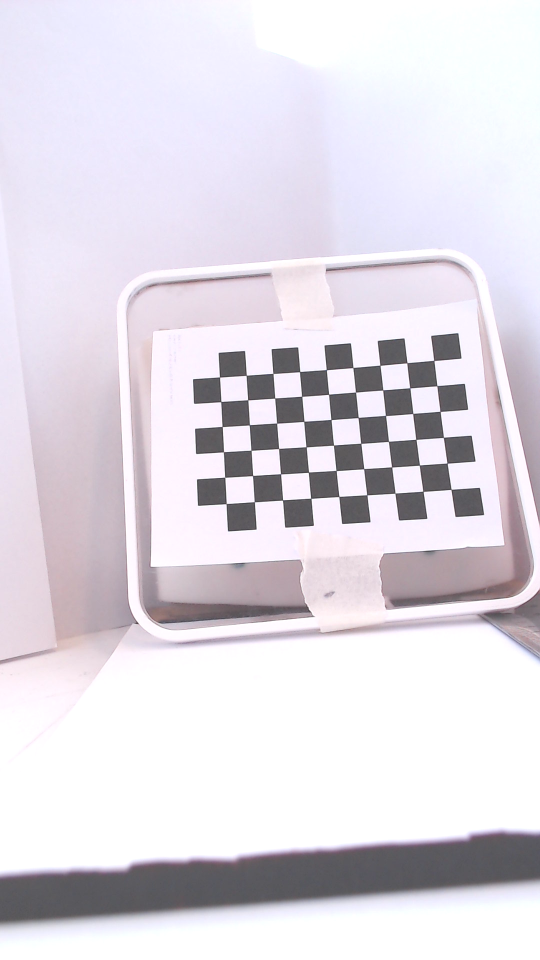
#> input picture Full Program - End Product/txt files and images/Week 15/Left/framel11.png, 1080 x 1920 px (shown at 1/2 size); the run also reads 1 picture not shown here
$ jupyter execute --allow-errors CombineScript.ipynb   (older library calls are emulated)
#> lines starting #> are read from the running program, lines starting #| are printed output that depends on the picture; after the words box and inside, x2 and y2 are one past the last pixel; in counts of white or black regions, pixels touching at a corner belong together; long printed decimals are rounded; pictures that were not available may be replaced by others from this repository, and a replacement may not be noted
**Want to:**

Fetch frames from two cameras and detect centers of colours

Collect camera calibration from xml file

Triangulate

Find depth of both camera

(Have to do two colllection- and finding centers for cameras, and also find depth for both layers with two different colours)

[cell 1]
import numpy as np
import time
import imutils
import cv2
import argparse
from imutils.video import VideoStream
import glob
import matplotlib.pyplot as plt
import os
import re

*Calibrating*

[cell 2]
################ FIND CHESSBOARD CORNERS - OBJECT POINTS AND IMAGE POINTS #############################

chessboardSize = (9,6)
frameSize = (1080,1920)

# termination criteria
criteria = (cv2.TERM_CRITERIA_EPS + cv2.TERM_CRITERIA_MAX_ITER, 30, 0.001)

# prepare object points, like (0,0,0), (1,0,0), (2,0,0) ....,(6,5,0)
objp = np.zeros((chessboardSize[0] * chessboardSize[1], 3), np.float32)
objp[:,:2] = np.mgrid[0:chessboardSize[0],0:chessboardSize[1]].T.reshape(-1,2)
objp *= (8,7.5,0) #Size of squares in chessboard

# Arrays to store object points and image points from all the images.
objpoints = [] # 3d point in real world space
imgpointsL = [] # 2d points in image plane.
imgpointsR = [] # 2d points in image plane.

imagesLeft = glob.glob('Week16/Calib/left/*.png')
imagesRight = glob.glob('Week16/Calib/right/*.png')

imagesLeft = sorted(imagesLeft)
imagesRight = sorted(imagesRight)

index =0
for imgLeft, imgRight in zip(imagesLeft, imagesRight):

    imgL = cv2.imread(imgLeft)
#> imgL is the input picture: shape (1920, 1080, 3); mean B, G, R 227.4, 219, 224
    imgR = cv2.imread(imgRight)
    grayL = cv2.cvtColor(imgL, cv2.COLOR_BGR2GRAY)
    grayR = cv2.cvtColor(imgR, cv2.COLOR_BGR2GRAY)

    # Find the chess board corners
    retL, cornersL = cv2.findChessboardCorners(grayL, chessboardSize, None)
#> retL = True; cornersL = 54 rows, first 8: [902.5, 979.3], [846.4, 982.9], [790.4, 986.7], [734, 990.3], [678.3, 993.5], [622.1, 996.9], [565.5, 1000.5], [509.1, 1004.1]
    retR, cornersR = cv2.findChessboardCorners(grayR, chessboardSize, None)
#> retR = True; cornersR has the same summary as cornersL

    # If found, add object points, image points (after refining them)
    if retL and retR == True:

        objpoints.append(objp)

        cornersL = cv2.cornerSubPix(grayL, cornersL, (11,11), (-1,-1), criteria)
#> cornersL = 54 rows, first 8: [902.5, 979.2], [846.4, 983], [790.5, 986.7], [734.2, 990.3], [678.3, 993.5], [622.2, 997], [565.6, 1000.4], [509.1, 1004.1]
        imgpointsL.append(cornersL)

        cornersR = cv2.cornerSubPix(grayR, cornersR, (11,11), (-1,-1), criteria)
#> cornersR has the same summary as cornersL
        imgpointsR.append(cornersR)

        # Draw and display the corners
        cv2.drawChessboardCorners(imgL, chessboardSize, cornersL, retL)
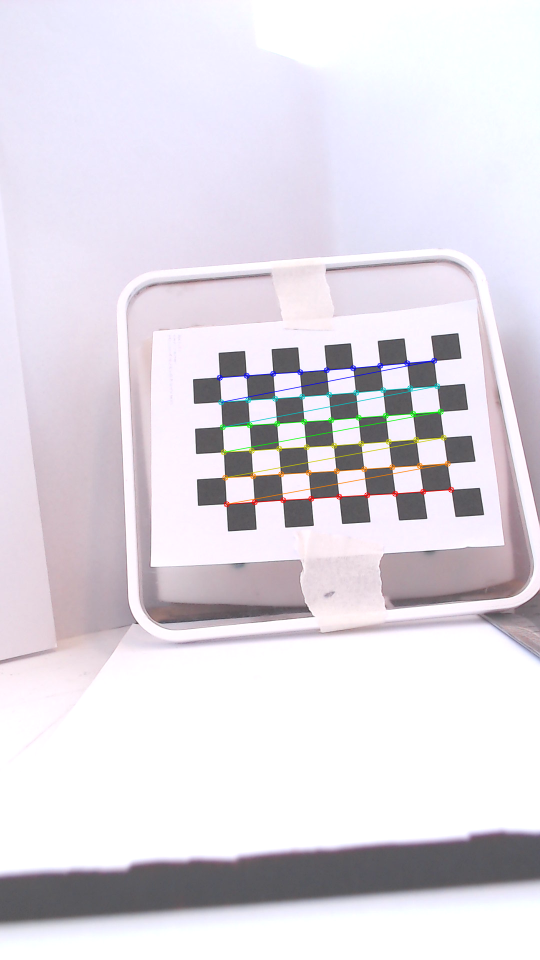
#> imgL: shape (1920, 1080, 3) (shown at 1/2 size); 0.9% of pixels changed, all inside (x1, y1, x2, y2) = (433, 715, 909, 1015)
        #cv2.imshow('img left', imgL)
        image_nameL = "Week16/calibres" + '/resL' + str(index) + '.png'
        cv2.imwrite(image_nameL, imgL)
        cv2.drawChessboardCorners(imgR, chessboardSize, cornersR, retR)
        #cv2.imshow('img right', imgR)
        image_nameR = "Week16/calibres" + '/resR' + str(index) + '.png'
        cv2.imwrite(image_nameR, imgL)
        cv2.waitKey(1000)
        index+=1

cv2.destroyAllWindows()

############## CALIBRATION #######################################################

retL, cameraMatrixL, distL, rvecsL, tvecsL = cv2.calibrateCamera(objpoints, imgpointsL, frameSize, None, None)
#> retL = 0.549; cameraMatrixL = [[1350, 0, 332.9], [0, 1352, 923.3], [0, 0, 1]]; distL = [[0.809, -2.62, -0.0181, -0.113, 4.86]]; rvecsL = ([0.108, 0.446, 3.06],); tvecsL = ([80.71, 8.26, 180.3],)
heightL, widthL, channelsL = imgL.shape
#> heightL = 1920; widthL = 1080; channelsL = 3
newCameraMatrixL, roi_L = cv2.getOptimalNewCameraMatrix(cameraMatrixL, distL, (widthL, heightL), 1, (widthL, heightL))
#> newCameraMatrixL = [[1352.8, 0, 300.7], [0, 1603.8, 925.3], [0, 0, 1]]; roi_L = (94, 302, 619, 1201)

retR, cameraMatrixR, distR, rvecsR, tvecsR = cv2.calibrateCamera(objpoints, imgpointsR, frameSize,None, None)
#> retR = 0.549; cameraMatrixR = [[1350, 0, 332.9], [0, 1352, 923.3], [0, 0, 1]]; distR = [[0.809, -2.62, -0.0181, -0.113, 4.86]]; rvecsR = ([0.108, 0.446, 3.06],); tvecsR = ([80.71, 8.26, 180.3],)
heightR, widthR, channelsR = imgR.shape
#> heightR = 1920; widthR = 1080; channelsR = 3
newCameraMatrixR, roi_R = cv2.getOptimalNewCameraMatrix(cameraMatrixR, distR, (widthR, heightR), 1, (widthR, heightR))
#> newCameraMatrixR has the same summary as newCameraMatrixL; roi_R = (94, 302, 619, 1201)

[cell 3]
########## Stereo Vision Calibration #############################################

flags = 0
flags |= cv2.CALIB_FIX_INTRINSIC

criteria_stereo= (cv2.TERM_CRITERIA_EPS + cv2.TERM_CRITERIA_MAX_ITER, 30, 0.001)

# This step is performed to transformation between the two cameras and calculate Essential and Fundamenatl matrix
retStereo, newCameraMatrixL, distL, newCameraMatrixR, distR, rot, trans, essentialMatrix, fundamentalMatrix = cv2.stereoCalibrate(objpoints, imgpointsL, imgpointsR, newCameraMatrixL, distL, newCameraMatrixR, distR, grayL.shape[::-1], criteria_stereo, flags)
#> retStereo = 3.39; rot = [[1, 4.82e-13, 7.29e-13], [-4.82e-13, 1, 2.22e-12], [-7.29e-13, -2.22e-12, 1]]; trans = [-2.45e-10, -3.94e-10, -3.19e-10]; essentialMatrix = [[1.33e-22, 3.19e-10, -3.94e-10], [-3.19e-10, -6.98e-22, 2.45e-10], [3.94e-10, -2.45e-10, -2.57e-22]]; fundamentalMatrix = [[-1.32e-07, -266119.6, 773350320.5], [266119.6, 4.91e-07, -356800244.2], [-773350320.5, 356800244.2, 1]]

########## Stereo Rectification #################################################

rectifyScale= 1
rectL, rectR, projMatrixL, projMatrixR, Q, roi_L, roi_R= cv2.stereoRectify(newCameraMatrixL, distL, newCameraMatrixR, distR, grayL.shape[::-1], rot, trans, rectifyScale,(0,0))
#> rectL = [[0.888, -0.436, -0.145], [0.436, 0.7, 0.566], [-0.145, -0.566, 0.811]]; rectR has the same summary as rectL; projMatrixL = [[1352.8, 0, 714.7, 0], [0, 1352.8, -470.7, 0], [0, 0, 1, 0]]; projMatrixR = [[1352.8, 0, 714.7, 0], [0, 1352.8, -470.7, -7.62e-07], [0, 0, 1, 0]]; Q = [[1, 0, 0, -714.7], [0, 1, 0, 470.7], [0, 0, 0, 1352.8], [0, 0, 1.78e+09, 0]]; roi_L = (620, 199, 209, 1554); roi_R = (620, 199, 209, 1554)

stereoMapL = cv2.initUndistortRectifyMap(newCameraMatrixL, distL, rectL, projMatrixL, grayL.shape[::-1], cv2.CV_16SC2)
stereoMapR = cv2.initUndistortRectifyMap(newCameraMatrixR, distR, rectR, projMatrixR, grayR.shape[::-1], cv2.CV_16SC2)

print("Saving parameters!")
cv_file = cv2.FileStorage('stereoMapW16_2.xml', cv2.FILE_STORAGE_WRITE)

cv_file.write('stereoMapL_x',stereoMapL[0])
cv_file.write('stereoMapL_y',stereoMapL[1])
cv_file.write('stereoMapR_x',stereoMapR[0])
cv_file.write('stereoMapR_y',stereoMapR[1])

cv_file.release()

[cell 4]
######Error##########
mean_error = 0
for i in range(len(objpoints)):
 imgpoints2, _ = cv2.projectPoints(objpoints[i], rvecsL[i], tvecsL[i], cameraMatrixL, distL)
 error = cv2.norm(imgpointsL[i], imgpoints2, cv2.NORM_L2)/len(imgpoints2)
 mean_error += error
#> this loop made 1 pass
#> (error, mean_error) on pass 1: (0.0747, 0.0747)
#> after the loop, mean_error = 0.0747

print( "total error: {}".format(mean_error/len(objpoints)) )
#| total error: 0.07469

*Collecting calibration*

#> (a cell that did not finish here is left out)

*Triangulation*

[cell 6]
# [21 lines left out: function find_depth, not called in this run]

[cell 7]
#Semi-global matching (SGBM/SGM) by Kevin Wood on youtube or kevinwoddrobotics on github
class DepthMap:
    def __init__(self,showImages):
#> called with showImages = False
        root = os.getcwd()
        imgLeftPath = os.path.join(root,"Week16/Calib/left/framel0.png")
        imgRightpath = os.path.join(root,"Week16/Calib/right/framer0.png")
        self.imgLeft = cv2.imread(imgLeftPath,cv2.IMREAD_GRAYSCALE)
#> self.imgLeft: shape (1920, 1080); min 58, max 255, mean 221.1
        self.imgRight = cv2.imread(imgRightpath,cv2.IMREAD_GRAYSCALE)
#> self.imgRight: shape (1920, 1080); min 59, max 255, mean 221.3

        if showImages:
            plt.figure()
            plt.subplot(121)
            plt.imshow(self.imgLeft)
            plt.subplot(122)
            plt.imshow(self.imgRight)
            plt.show()

    def computedepthmapBM(self):
        ndispfactor = 12 #adjust
        stereo = cv2.StereoBM.create(numDisparities=16*ndispfactor,blockSize=21)
        disparity = stereo.compute(self.imgLeft,self.imgRight)
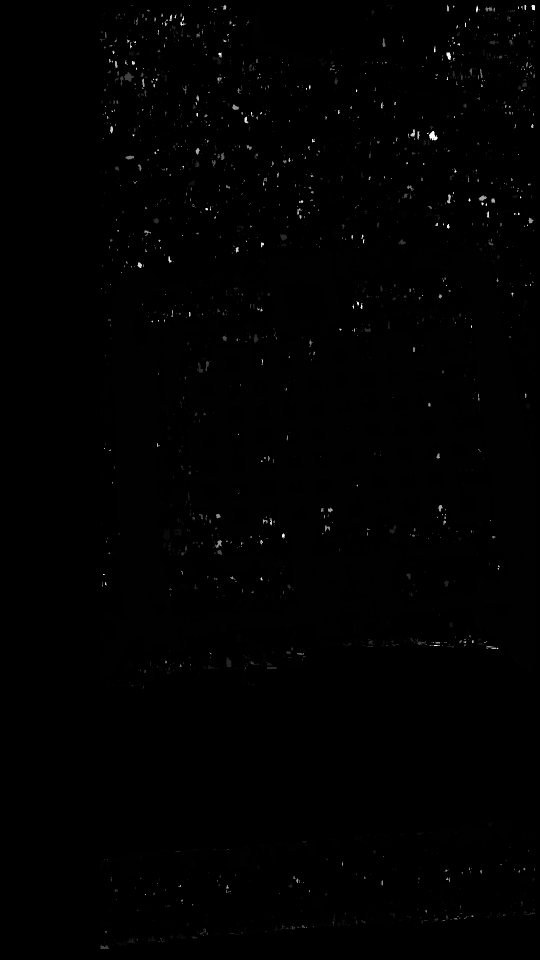
#> disparity: shape (1920, 1080) int16 (shown at 1/2 size); min -16, max 3056, mean -1.9; drawn with min black and max white
        plt.imshow(disparity,"gray")
        plt.show()

    def computedepthmapSGBM(self):
        windowsize = 7
        min_disp = 16
        ndispfactor = 14
        num_disp = 16*ndispfactor-min_disp
        stereo = cv2.StereoSGBM_create(minDisparity=min_disp,numDisparities=num_disp,blockSize=windowsize,P1 = 8*3*windowsize**2,P2=32*3*windowsize**2,disp12MaxDiff=1,uniquenessRatio=15,speckleWindowSize=0,speckleRange=2,preFilterCap=63,mode=cv2.STEREO_SGBM_MODE_SGBM_3WAY)

        disparity = stereo.compute(self.imgLeft,self.imgRight).astype(np.float32)/16
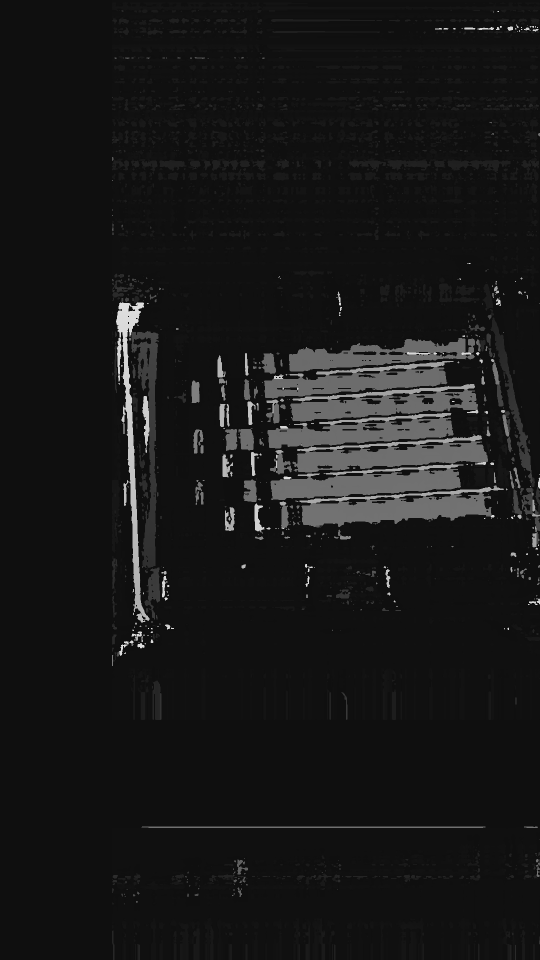
#> disparity: shape (1920, 1080) float32 (shown at 1/2 size); min 15, max 223, mean 24
        plt.imshow(disparity)
        plt.colorbar()
        plt.show()
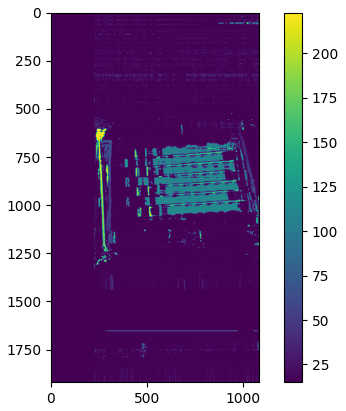
#> figure drawn by matplotlib, 2 panels

def demoStereoBM():
    dp = DepthMap(showImages=False)
    dp.computedepthmapBM()

def demoStereoSGBM():
    dp = DepthMap(showImages=False)
    dp.computedepthmapSGBM()

if __name__ == "__main__":
    demoStereoBM()
    demoStereoSGBM()

[cell 8]
img_height = 1920
real_heightobj = 3.4 #mm
f = 3.67
obj_heightpx = 44 #px from GIMP

def find_depth2(real_heightobj, img_height,f,obj_heightpx):
    sensorh = 1/2.88 #inches = (1inch = 25.4mm)
    #1px = 0.2645833333mm
    sensord = 16 * sensorh
    h = 9*np.sqrt(sensord**2 / 337)
    d = (f * real_heightobj * img_height)/(obj_heightpx * h)
    return d

d = find_depth2(img_height,real_heightobj,f,obj_heightpx)

print("The object is: ",d/10,"cm away from the camera")

*Functions*

[cell 9]
#Define functions
# [4 lines left out: function masker, not called in this run]

def calculate_centers(contours):
    return [(x + w // 2, y + h // 2) for contour in contours for x, y, w, h in map(cv2.boundingRect, contours)]

# [45 lines left out: functions filter_centers, extract_coordinates, displaydepth, not called in this run]

depths = []
# [22 lines left out: function calculate_depths, not called in this run]

*Main*

[cell 10]
def main():
    red_lower = np.array([0, 100, 122], np.uint8)
    red_upper = np.array([180, 255, 255], np.uint8)
    green_lower = np.array([35, 20, 16], np.uint8)
    green_upper = np.array([110, 196, 197], np.uint8)


    paused = False
    index = 0

    vl_path = "Week16/left2.avi"
    vr_path = "Week16/right2.avi"

    vl = cv2.VideoCapture(vl_path)
    vr = cv2.VideoCapture(vr_path)

    while True:
        if not paused:
            retl, framel = vl.read()
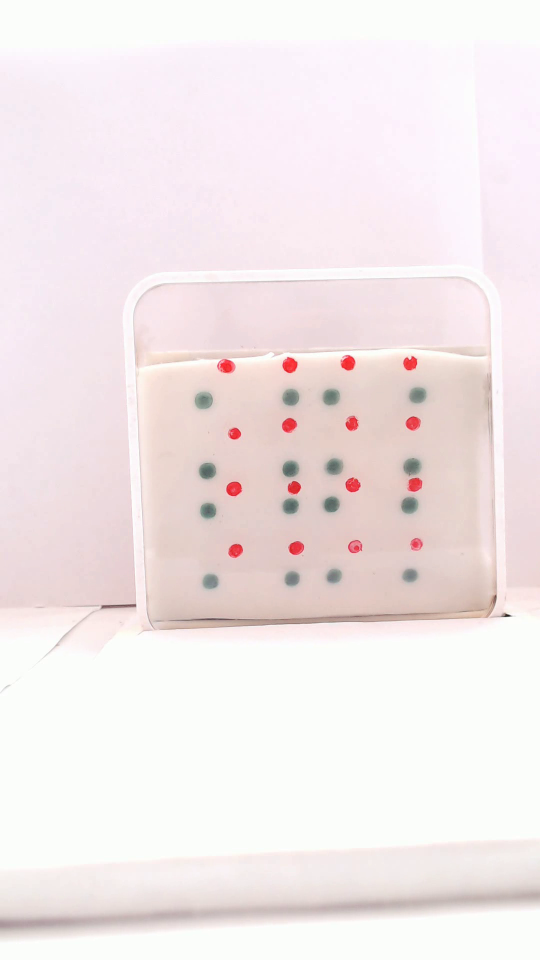
#> input picture frame 21 of Full Program - End Product/txt files and images/Week 16/left2.avi, 1080 x 1920 px (shown at 1/2 size)
#> framel is the input picture: shape (1920, 1080, 3); mean B, G, R 233.4, 232.8, 242.9
            retr, framer = vr.read()
            if not retl or not retr:
                print("End of video")
                break

        framer,framel = undistortRectify(framer,framel)
        hsvl = cv2.cvtColor(framel, cv2.COLOR_BGR2HSV)
        hsvr = cv2.cvtColor(framer,cv2.COLOR_BGR2HSV)

        mask_greenL = masker(hsvl, green_lower, green_upper)
        mask_redL = masker(hsvl, red_lower, red_upper)
        mask_greenR = masker(hsvr, green_lower, green_upper)
        mask_redR = masker(hsvr, red_lower, red_upper)

        contours_greenL, _ = cv2.findContours(mask_greenL.copy(), cv2.RETR_EXTERNAL, cv2.CHAIN_APPROX_SIMPLE)
        contours_redL, _ = cv2.findContours(mask_redL.copy(), cv2.RETR_EXTERNAL, cv2.CHAIN_APPROX_SIMPLE)

        green_dot_centersL = calculate_centers(contours_greenL)
        red_dot_centersL = calculate_centers(contours_redL)

        contours_greenR, _ = cv2.findContours(mask_greenR.copy(), cv2.RETR_EXTERNAL, cv2.CHAIN_APPROX_SIMPLE)
        contours_redR, _ = cv2.findContours(mask_redR.copy(), cv2.RETR_EXTERNAL, cv2.CHAIN_APPROX_SIMPLE)

        green_dot_centersR = calculate_centers(contours_greenR)
        red_dot_centersR = calculate_centers(contours_redR)

        # [4 lines of commented-out code are left out]

        for center in green_dot_centersL:
            cv2.circle(framel, center, 3, (0, 255, 0), -1)
        for center in red_dot_centersL:
            cv2.circle(framel, center, 3, (255, 255, 255), -1)

        for center in green_dot_centersR:
            cv2.circle(framer, center, 3, (0, 255, 0), -1)
        for center in red_dot_centersR:
            cv2.circle(framer, center, 3, (255, 255, 255), -1)

        # [7 lines of commented-out code are left out]

        framel,framer, depthRed = displaydepth(framel,framer,red_dot_centersL,red_dot_centersR,B,f_pixel,alpha)
        framel,framer, depthGreen = displaydepth(framel,framer,green_dot_centersL,green_dot_centersR,B,f_pixel,alpha)
        print(depthGreen,depthRed)

        cv2.imshow("Left",framel)
        cv2.imshow("Right",framer)

        index += 1

        key = cv2.waitKey(1) & 0xFF
        if key == ord("p"):
            paused = not paused
            print("Paused" if paused else "Resumed")
        elif key == ord("d"):
            break

    vl.release()
    vr.release()

    cv2.destroyAllWindows()


# Stereo vision setup parameters
frame_rate = 30     #Camera frame rate
B = 2.7             #Distance between the cameras [cm]
f = 3.67            #Camera lense's focal length [mm]
alpha = 78          #Camera field of view in the horisontal plane [degrees]
f_pixel = f * (1080/((1/2.88)*25.4))
#Camera focal length is 3.67mm for 920 pro and 78 degrees camera field of view
#For c930 it is approximately the same and 90 degrees camera field of view

#> (the rest of this cell did not finish here and is left out)
